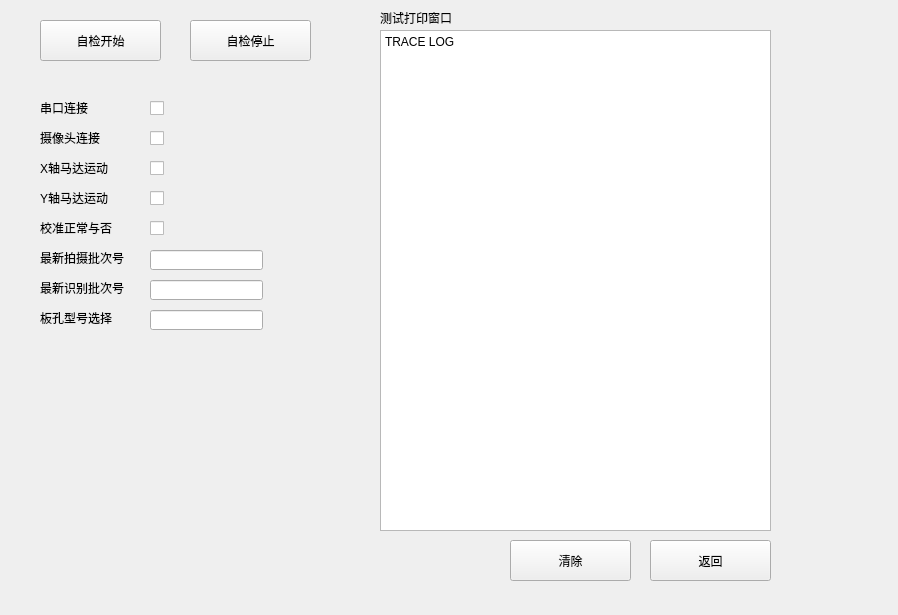
<?xml version="1.0" encoding="UTF-8"?>
<ui version="4.0">
 <class>cebsStestForm</class>
 <widget class="QWidget" name="cebsStestForm">
  <property name="geometry">
   <rect>
    <x>0</x>
    <y>0</y>
    <width>898</width>
    <height>615</height>
   </rect>
  </property>
  <property name="windowTitle">
   <string>自测自检</string>
  </property>
  <widget class="QPushButton" name="pushButton_Stest_Start">
   <property name="geometry">
    <rect>
     <x>40</x>
     <y>20</y>
     <width>121</width>
     <height>41</height>
    </rect>
   </property>
   <property name="text">
    <string>自检开始</string>
   </property>
  </widget>
  <widget class="QPushButton" name="pushButton_Stest_Stop">
   <property name="geometry">
    <rect>
     <x>190</x>
     <y>20</y>
     <width>121</width>
     <height>41</height>
    </rect>
   </property>
   <property name="text">
    <string>自检停止</string>
   </property>
  </widget>
  <widget class="QTextEdit" name="textEdit_Stest_Trace_log">
   <property name="geometry">
    <rect>
     <x>380</x>
     <y>30</y>
     <width>391</width>
     <height>501</height>
    </rect>
   </property>
   <property name="html">
    <string>&lt;!DOCTYPE HTML PUBLIC &quot;-//W3C//DTD HTML 4.0//EN&quot; &quot;http://www.w3.org/TR/REC-html40/strict.dtd&quot;&gt;
&lt;html&gt;&lt;head&gt;&lt;meta name=&quot;qrichtext&quot; content=&quot;1&quot; /&gt;&lt;style type=&quot;text/css&quot;&gt;
p, li { white-space: pre-wrap; }
&lt;/style&gt;&lt;/head&gt;&lt;body style=&quot; font-family:'SimSun'; font-size:9pt; font-weight:400; font-style:normal;&quot;&gt;
&lt;p style=&quot; margin-top:0px; margin-bottom:0px; margin-left:0px; margin-right:0px; -qt-block-indent:0; text-indent:0px;&quot;&gt;TRACE LOG&lt;/p&gt;&lt;/body&gt;&lt;/html&gt;</string>
   </property>
  </widget>
  <widget class="QLabel" name="label_Stest_print_log">
   <property name="geometry">
    <rect>
     <x>380</x>
     <y>10</y>
     <width>91</width>
     <height>16</height>
    </rect>
   </property>
   <property name="text">
    <string>测试打印窗口</string>
   </property>
  </widget>
  <widget class="QLabel" name="label_Stest_serial">
   <property name="geometry">
    <rect>
     <x>40</x>
     <y>100</y>
     <width>91</width>
     <height>16</height>
    </rect>
   </property>
   <property name="text">
    <string>串口连接</string>
   </property>
  </widget>
  <widget class="QLabel" name="label_Stest_camera">
   <property name="geometry">
    <rect>
     <x>40</x>
     <y>130</y>
     <width>91</width>
     <height>16</height>
    </rect>
   </property>
   <property name="text">
    <string>摄像头连接</string>
   </property>
  </widget>
  <widget class="QLabel" name="label_Stest_moto_x">
   <property name="geometry">
    <rect>
     <x>40</x>
     <y>160</y>
     <width>91</width>
     <height>16</height>
    </rect>
   </property>
   <property name="text">
    <string>X轴马达运动</string>
   </property>
  </widget>
  <widget class="QLabel" name="label_Stest_moto_y">
   <property name="geometry">
    <rect>
     <x>40</x>
     <y>190</y>
     <width>91</width>
     <height>16</height>
    </rect>
   </property>
   <property name="text">
    <string>Y轴马达运动</string>
   </property>
  </widget>
  <widget class="QLabel" name="label_Stest_calib">
   <property name="geometry">
    <rect>
     <x>40</x>
     <y>220</y>
     <width>91</width>
     <height>16</height>
    </rect>
   </property>
   <property name="text">
    <string>校准正常与否</string>
   </property>
  </widget>
  <widget class="QLabel" name="label_Stest_batch_nbr">
   <property name="geometry">
    <rect>
     <x>40</x>
     <y>250</y>
     <width>91</width>
     <height>16</height>
    </rect>
   </property>
   <property name="text">
    <string>最新拍摄批次号</string>
   </property>
  </widget>
  <widget class="QLabel" name="label_Stest_batch_cfy">
   <property name="geometry">
    <rect>
     <x>40</x>
     <y>280</y>
     <width>91</width>
     <height>16</height>
    </rect>
   </property>
   <property name="text">
    <string>最新识别批次号</string>
   </property>
  </widget>
  <widget class="QLabel" name="label_Stest_hb">
   <property name="geometry">
    <rect>
     <x>40</x>
     <y>310</y>
     <width>91</width>
     <height>16</height>
    </rect>
   </property>
   <property name="text">
    <string>板孔型号选择</string>
   </property>
  </widget>
  <widget class="QLineEdit" name="lineEdit_Stest_batch_nbr">
   <property name="geometry">
    <rect>
     <x>150</x>
     <y>250</y>
     <width>113</width>
     <height>20</height>
    </rect>
   </property>
  </widget>
  <widget class="QLineEdit" name="lineEdit_Stest_batch_cfy">
   <property name="geometry">
    <rect>
     <x>150</x>
     <y>280</y>
     <width>113</width>
     <height>20</height>
    </rect>
   </property>
  </widget>
  <widget class="QLineEdit" name="lineEdit_Stest_hb">
   <property name="geometry">
    <rect>
     <x>150</x>
     <y>310</y>
     <width>113</width>
     <height>20</height>
    </rect>
   </property>
  </widget>
  <widget class="QCheckBox" name="checkBox_Stest_serial">
   <property name="geometry">
    <rect>
     <x>150</x>
     <y>100</y>
     <width>71</width>
     <height>16</height>
    </rect>
   </property>
   <property name="text">
    <string/>
   </property>
   <property name="shortcut">
    <string/>
   </property>
   <property name="checkable">
    <bool>true</bool>
   </property>
   <property name="checked">
    <bool>false</bool>
   </property>
   <property name="autoRepeat">
    <bool>false</bool>
   </property>
   <property name="autoExclusive">
    <bool>false</bool>
   </property>
  </widget>
  <widget class="QCheckBox" name="checkBox_Stest_camera">
   <property name="geometry">
    <rect>
     <x>150</x>
     <y>130</y>
     <width>71</width>
     <height>16</height>
    </rect>
   </property>
   <property name="text">
    <string/>
   </property>
  </widget>
  <widget class="QCheckBox" name="checkBox_Stest_moto_x">
   <property name="geometry">
    <rect>
     <x>150</x>
     <y>160</y>
     <width>71</width>
     <height>16</height>
    </rect>
   </property>
   <property name="text">
    <string/>
   </property>
  </widget>
  <widget class="QCheckBox" name="checkBox_Stest_moto_y">
   <property name="geometry">
    <rect>
     <x>150</x>
     <y>190</y>
     <width>71</width>
     <height>16</height>
    </rect>
   </property>
   <property name="text">
    <string/>
   </property>
  </widget>
  <widget class="QCheckBox" name="checkBox_Stest_calib">
   <property name="geometry">
    <rect>
     <x>150</x>
     <y>220</y>
     <width>71</width>
     <height>16</height>
    </rect>
   </property>
   <property name="text">
    <string/>
   </property>
  </widget>
  <widget class="QPushButton" name="pushButton_Stest_Stop_2">
   <property name="geometry">
    <rect>
     <x>510</x>
     <y>540</y>
     <width>121</width>
     <height>41</height>
    </rect>
   </property>
   <property name="text">
    <string>清除</string>
   </property>
  </widget>
  <widget class="QPushButton" name="pushButton_Stest_Stop_3">
   <property name="geometry">
    <rect>
     <x>650</x>
     <y>540</y>
     <width>121</width>
     <height>41</height>
    </rect>
   </property>
   <property name="text">
    <string>返回</string>
   </property>
  </widget>
 </widget>
 <resources/>
 <connections>
  <connection>
   <sender>pushButton_Stest_Start</sender>
   <signal>clicked()</signal>
   <receiver>cebsStestForm</receiver>
   <slot>slot_stest_start()</slot>
   <hints>
    <hint type="sourcelabel">
     <x>138</x>
     <y>44</y>
    </hint>
    <hint type="destinationlabel">
     <x>184</x>
     <y>71</y>
    </hint>
   </hints>
  </connection>
  <connection>
   <sender>pushButton_Stest_Stop</sender>
   <signal>clicked()</signal>
   <receiver>cebsStestForm</receiver>
   <slot>slot_stest_stop()</slot>
   <hints>
    <hint type="sourcelabel">
     <x>288</x>
     <y>39</y>
    </hint>
    <hint type="destinationlabel">
     <x>326</x>
     <y>90</y>
    </hint>
   </hints>
  </connection>
  <connection>
   <sender>pushButton_Stest_Stop_2</sender>
   <signal>clicked()</signal>
   <receiver>cebsStestForm</receiver>
   <slot>slot_stest_clear()</slot>
   <hints>
    <hint type="sourcelabel">
     <x>553</x>
     <y>562</y>
    </hint>
    <hint type="destinationlabel">
     <x>452</x>
     <y>568</y>
    </hint>
   </hints>
  </connection>
  <connection>
   <sender>pushButton_Stest_Stop_3</sender>
   <signal>clicked()</signal>
   <receiver>cebsStestForm</receiver>
   <slot>slot_stest_compl()</slot>
   <hints>
    <hint type="sourcelabel">
     <x>723</x>
     <y>559</y>
    </hint>
    <hint type="destinationlabel">
     <x>811</x>
     <y>569</y>
    </hint>
   </hints>
  </connection>
 </connections>
 <slots>
  <slot>slot_stest_start()</slot>
  <slot>slot_stest_stop()</slot>
  <slot>slot_stest_clear()</slot>
  <slot>slot_stest_compl()</slot>
 </slots>
</ui>
